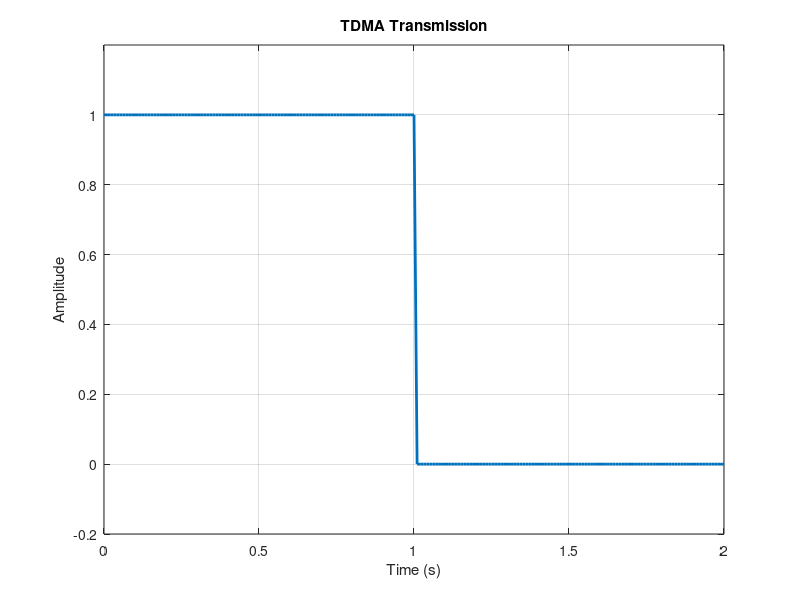

The MATLAB source for this figure:
clc;
clear;

% User data (binary)
d1 = 1;   % User 1 sends 1
d2 = 0;   % User 2 sends 0

% TDMA: Each user sends in their own time slot
tx = [d1 d2];  % First slot for User 1, second for User 2

% Receiver just reads the slots
r1 = tx(1);    % User 1's data
r2 = tx(2);    % User 2's data

% Show results
disp(['User 2 received: ', num2str(r2)]);
disp(['User 1 received: ', num2str(r1)]);




% User data
d1 = 1;   % User 1 sends 1
d2 = 0;   % User 2 sends 0

% TDMA transmission: each user sends in a separate time slot
% Create time axis for 2 slots
t = 0:0.01:2;

% Create signal for each time slot
tx = zeros(size(t));
tx(t <= 1) = d1;      % First 1s for User 1
tx(t > 1) = d2;       % Second 1s for User 2

% Plot
figure;
plot(t, tx, 'LineWidth', 2);
ylim([-0.2 1.2]);
xlabel('Time (s)');
ylabel('Amplitude');
title('TDMA Transmission');
grid on;

